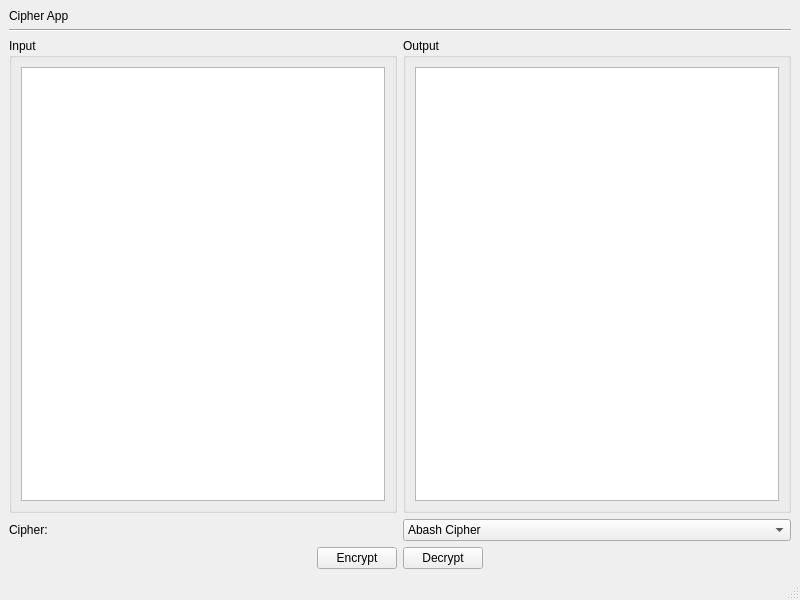
<?xml version="1.0" encoding="UTF-8"?>
<ui version="4.0">
 <class>MainWindow</class>
 <widget class="QMainWindow" name="MainWindow">
  <property name="geometry">
   <rect>
    <x>0</x>
    <y>0</y>
    <width>800</width>
    <height>600</height>
   </rect>
  </property>
  <property name="windowTitle">
   <string>MainWindow</string>
  </property>
  <widget class="QWidget" name="centralwidget">
   <layout class="QVBoxLayout" name="verticalLayout_3">
    <item>
     <widget class="QLabel" name="label_2">
      <property name="text">
       <string>Cipher App </string>
      </property>
     </widget>
    </item>
    <item>
     <widget class="Line" name="line">
      <property name="orientation">
       <enum>Qt::Horizontal</enum>
      </property>
     </widget>
    </item>
    <item>
     <layout class="QHBoxLayout" name="horizontalLayout">
      <item>
       <widget class="QGroupBox" name="groupBox">
        <property name="title">
         <string>Input</string>
        </property>
        <layout class="QVBoxLayout" name="verticalLayout">
         <item>
          <widget class="QPlainTextEdit" name="inputText"/>
         </item>
        </layout>
       </widget>
      </item>
      <item>
       <widget class="QGroupBox" name="groupBox_2">
        <property name="title">
         <string>Output</string>
        </property>
        <layout class="QVBoxLayout" name="verticalLayout_2">
         <item>
          <widget class="QPlainTextEdit" name="outputText"/>
         </item>
        </layout>
       </widget>
      </item>
     </layout>
    </item>
    <item>
     <layout class="QHBoxLayout" name="horizontalLayout_3">
      <item>
       <widget class="QLabel" name="label">
        <property name="text">
         <string>Cipher:</string>
        </property>
       </widget>
      </item>
      <item>
       <widget class="QComboBox" name="cipherSelection">
        <item>
         <property name="text">
          <string>Abash Cipher</string>
         </property>
        </item>
       </widget>
      </item>
     </layout>
    </item>
    <item>
     <layout class="QHBoxLayout" name="horizontalLayout_2">
      <item>
       <spacer name="horizontalSpacer">
        <property name="orientation">
         <enum>Qt::Horizontal</enum>
        </property>
        <property name="sizeHint" stdset="0">
         <size>
          <width>40</width>
          <height>20</height>
         </size>
        </property>
       </spacer>
      </item>
      <item>
       <widget class="QPushButton" name="encryptButton">
        <property name="text">
         <string>Encrypt</string>
        </property>
       </widget>
      </item>
      <item>
       <widget class="QPushButton" name="decryptButton">
        <property name="text">
         <string>Decrypt</string>
        </property>
       </widget>
      </item>
      <item>
       <spacer name="horizontalSpacer_2">
        <property name="orientation">
         <enum>Qt::Horizontal</enum>
        </property>
        <property name="sizeHint" stdset="0">
         <size>
          <width>40</width>
          <height>20</height>
         </size>
        </property>
       </spacer>
      </item>
     </layout>
    </item>
   </layout>
  </widget>
  <widget class="QMenuBar" name="menubar">
   <property name="geometry">
    <rect>
     <x>0</x>
     <y>0</y>
     <width>800</width>
     <height>22</height>
    </rect>
   </property>
  </widget>
  <widget class="QStatusBar" name="statusbar"/>
 </widget>
 <resources/>
 <connections/>
</ui>
